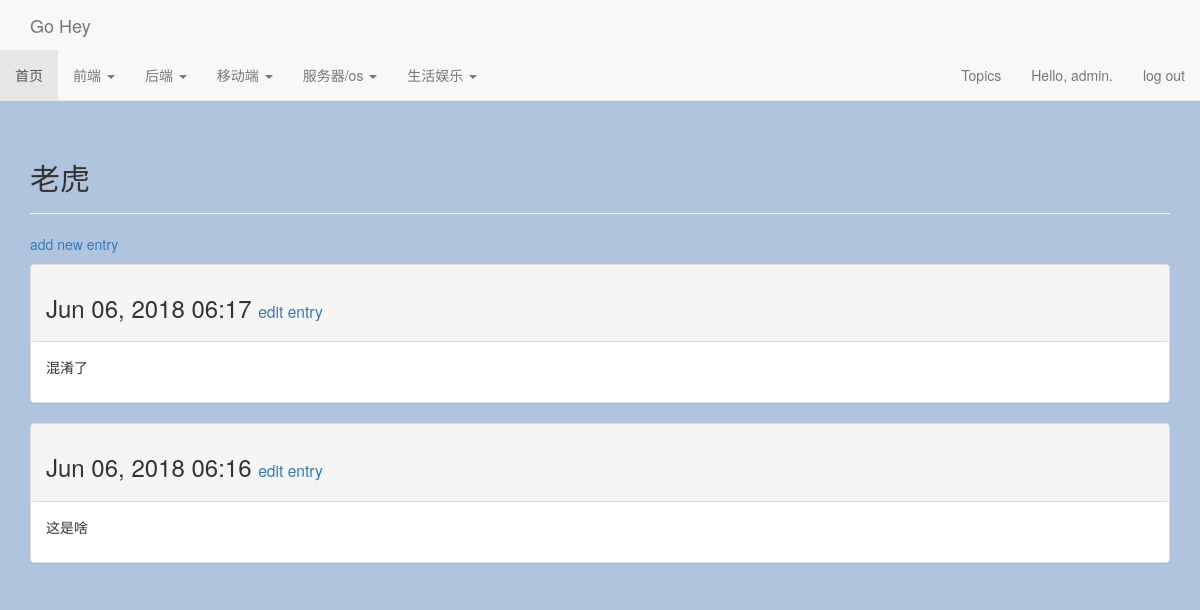
The page /topics/6 (signed in) on the database its author committed.
### goheys/models.py (models this page shows, shortened)
class Topic(models.Model):
    text = models.CharField(max_length=200)
    date_added = models.DateTimeField(auto_now_add=True)
    owner = models.ForeignKey(User,on_delete=models.CASCADE)
    def __str__(self):
        return self.text

class Entry(models.Model):
    topic = models.ForeignKey(Topic,on_delete=models.CASCADE)
    text = models.TextField()
    date_added = models.DateTimeField(auto_now_add=True)
    class Meta:
        verbose_name_plural = 'entries'

### goheys/views.py (the view)
# urls.py: re_path('topics/(?P<topic_id>\d+)',views.topic,name='topic'),
@login_required
def topic(request,topic_id):
    topic = Topic.objects.get(id=topic_id)
    if topic.owner != request.user:
        raise Http404
    entries = topic.entry_set.order_by('-date_added')
    context = {'topic':topic,'entries':entries}
    return render(request, 'goheys/topic.html', context)

### goheys/templates/goheys/topic.html
{% extends 'goheys/base.html' %}
{% block header %}
  <h2>{{ topic }}</h2>
{% endblock header %}
{% block content %}
  <p>
    <a href="{% url 'goheys:new_entry' topic.id %}">add new entry</a>
  </p>
  {% for entry in entries %}
    <div class="panel panel-default">
      <div class="panel-heading">
        <h3>
          {{ entry.date_added|date:'M d, Y H:i' }}
          <small>
            <a href="{% url 'goheys:edit_entry' entry.id %}">
              edit entry</a>
          </small>
        </h3>
      </div>
      <div class="panel-body">
        {{ entry.text|linebreaks }}
      </div>
    </div>
  {% empty %}
    There are no entries for this topic yet.
  {% endfor %}
{% endblock content %}

### goheys/templates/goheys/base.html (shortened to what this page needs)
{% load bootstrap3 %}
<!DOCTYPE html>
<html lang="en">
  <head>
    {% bootstrap_css %}
  </head>
<body class="hold-transition skin-blue-light layout-top-nav fixed">
<div class="wrapper">
  <header class="main-header">
    <nav class="navbar navbar-default navbar-static-top">
      <div class="container">
        <div class="navbar-header">
          <a class="navbar-brand" href="{% url 'goheys:index' %}">Go Hey</a>
         </div>
      </div>
	        <div class="collapse navbar-collapse pull-left" id="navbar-collapse">
	          <ul class="nav navbar-nav">
	            	            <li class="active"><a href="{% url 'goheys:index' %}">首页<span class="sr-only">(current)</span></a></li>
	                                <li class="dropdown ">
		              <a href="#" class="dropdown-toggle" data-toggle="dropdown">前端 <span class="caret"></span></a>
		            </li>
	                                <li class="dropdown ">
		              <a href="#" class="dropdown-toggle" data-toggle="dropdown">后端 <span class="caret"></span></a>
		            </li>
	                                <li class="dropdown ">
		              <a href="#" class="dropdown-toggle" data-toggle="dropdown">移动端 <span class="caret"></span></a>
		            </li>
	                                <li class="dropdown ">
		              <a href="#" class="dropdown-toggle" data-toggle="dropdown">服务器/os <span class="caret"></span></a>
		            </li>
	                                <li class="dropdown ">
		              <a href="#" class="dropdown-toggle" data-toggle="dropdown">生活娱乐 <span class="caret"></span></a>
       </div>
            <div class="collapse navbar-collapse pull-right" id="navbar-collapse">
             <ul class="nav navbar-nav ">
             <li><a href="{% url 'goheys:topics' %}">Topics</a></li>
            {% if user.is_authenticated %}
              <li><a>Hello, {{ user.username }}.</a></li>
              <li><a href="{% url 'users:logout' %}">log out</a></li>
            {% else %}
              <li><a href="{% url 'users:register' %}">register</a></li>
              <li><a href="{% url 'users:login' %}">log in</a></li>
           </li>
            {% endif %}
        </div>
      </div>
    <div class="container">
      <div class="page-header">
        {% block header %}{% endblock %}
      </div>
      <div>
        {% block content %}{% endblock %}
      </div>
    </div>
  </body>
</html>

### goheys/templates/goheys/base.html (style rules this page uses)
body { background-color:#b0c4de; }

### rows shown on the page
Topic: text "老虎"
Entry: date_added "Jun 06, 2018 06:17", text "混淆了"
Entry: date_added "Jun 06, 2018 06:16", text "这是啥"

### other values the page prints
{{ user.username }} "admin"
